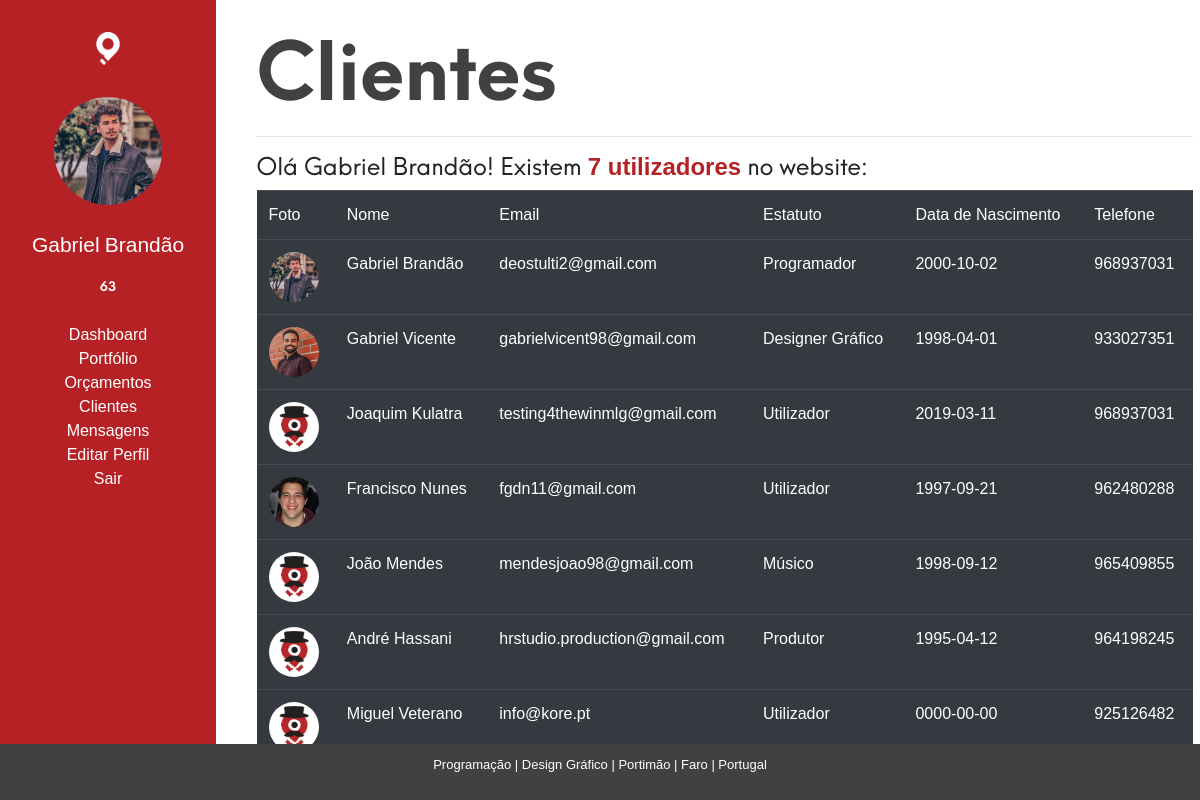
Screenshot of /clientes.php (signed in) with the database file from the repository.
### tables this page shows
CREATE TABLE `users` (
  `id` int(11) NOT NULL,
  `nome` text NOT NULL,
  `apelido` text NOT NULL,
  `email` text NOT NULL,
  `password` text NOT NULL,
  `foto` varchar(300) NOT NULL DEFAULT 'user.png',
  `role_status` int(11) NOT NULL DEFAULT '0',
  `profissao` varchar(100) NOT NULL DEFAULT 'Utilizador',
  `saldo` int(30) NOT NULL,
  `data_nascimento` date NOT NULL,
  `telefone` int(10) NOT NULL,
  `vista` int(11) NOT NULL DEFAULT '0',
  `vista_notificacao` int(11) NOT NULL DEFAULT '0',
  `vista_notificacao2` int(11) NOT NULL DEFAULT '0',
  `vista_email` int(11) NOT NULL DEFAULT '0',
  `vista_anos` int(11) NOT NULL DEFAULT '0'
);

### clientes.php (the view, shortened to what this page needs)
<?php
include 'header_nonav.php';
$query = mysqli_query($link, "SELECT * FROM users");
$n_users = mysqli_num_rows($query);
?>
<div style="display: inline-block; padding-left: 3%; padding-top: 2%; width: 81%;" id="second_nav_content">
	<h1 style="color: #414042; font-size: 80px;" class="Neue-bold" id="dashboard_title">Clientes</h1>
	<hr>
	<h4 class="Neue-regular" style="display: inline-block;">Olá <?php echo $_SESSION['login'][2]." ".$_SESSION['login'][3]; ?>! Existem <b style="color: #b62125;"><?php echo $n_users; ?> utilizadores</b> no website:</h4>
	<div class="table-responsive">
		<table class="table table-dark table-hover">
			<thead>
				<tr>
					<td>Foto</td>
					<td>Nome</td>
					<td>Email</td>
					<td>Estatuto</td>
					<td>Data de Nascimento</td>
					<td>Telefone</td>
				</tr>
			</thead>
			<tbody>
				<?php
				while ($info = mysqli_fetch_array($query)) {
					$id_user = $info['id'];
					$foto_user = $info['foto'];
					$nome_user = $info['nome'];
					$apelido_user = $info['apelido'];
					$email_user = $info['email'];
					$profissao = $info['profissao'];
					$data_nascimento = $info['data_nascimento'];
					$telefone = $info['telefone'];
					echo "<tr class='clickable-row' data-href='cliente.php?id=".$id_user."' style='cursor: pointer;'>";
					echo "<td><img src='".$foto_user."' style='width: 50px; border-radius: 50%; display: inline-block;'></td>";
					echo "<td>".$nome_user." ".$apelido_user."</td>";
					echo "<td>".$email_user."</td>";
					echo "<td>".$profissao."</td>";
					echo "<td>".$data_nascimento."</td>";
					echo "<td>".$telefone."</td>";
					echo "</tr>";
				}
				?>
			</tbody>
		</table>
	</div>
</div>
<?php
include 'footer.php';
?>

### main.css (style rules this page uses)
* { -webkit-box-sizing:border-box; -moz-box-sizing:border-box; box-sizing:border-box; font-family: Open-Sans, sans-serif; }
* { padding: 0; margin: 0; }
html, body { padding: 0 !important; margin: 0 !important; min-width: 100% !important; min-height: 100% !important; width: 100% !important; height: 100% !important; }
html, body, #form_css1, #form_css2 { min-height: 100%; height: 100%; }
.Neue-regular { font-family: Neue-regular; }
.Neue-bold { font-family: Neue-bold; }

### rows the page displays
users: foto (picture), nome "Gabriel", apelido "Brandão", email "deostulti2@gmail.com", profissao "Programador", data_nascimento "2000-10-02", telefone "968937031"
users: foto (picture), nome "Gabriel", apelido "Vicente", email "gabrielvicent98@gmail.com", profissao "Designer Gráfico", data_nascimento "1998-04-01", telefone "933027351"
users: foto (placeholder picture), nome "Joaquim", apelido "Kulatra", email "testing4thewinmlg@gmail.com", profissao "Utilizador", data_nascimento "2019-03-11", telefone "968937031"
users: foto (picture), nome "Francisco", apelido "Nunes", email "fgdn11@gmail.com", profissao "Utilizador", data_nascimento "1997-09-21", telefone "962480288"
users: foto (placeholder picture), nome "João", apelido "Mendes", email "mendesjoao98@gmail.com", profissao "Músico", data_nascimento "1998-09-12", telefone "965409855"
users: foto (placeholder picture), nome "André", apelido "Hassani", email "hrstudio.production@gmail.com", profissao "Produtor", data_nascimento "1995-04-12", telefone "964198245"
users: foto (placeholder picture), nome "Miguel", apelido "Veterano", email "info@kore.pt", profissao "Utilizador", data_nascimento "0000-00-00", telefone "925126482"

### other values shown
$_SESSION['login'][2] "Gabriel"
$_SESSION['login'][3] "Brandão"
$_SESSION['login'][1] "63"
$n_users "7"
